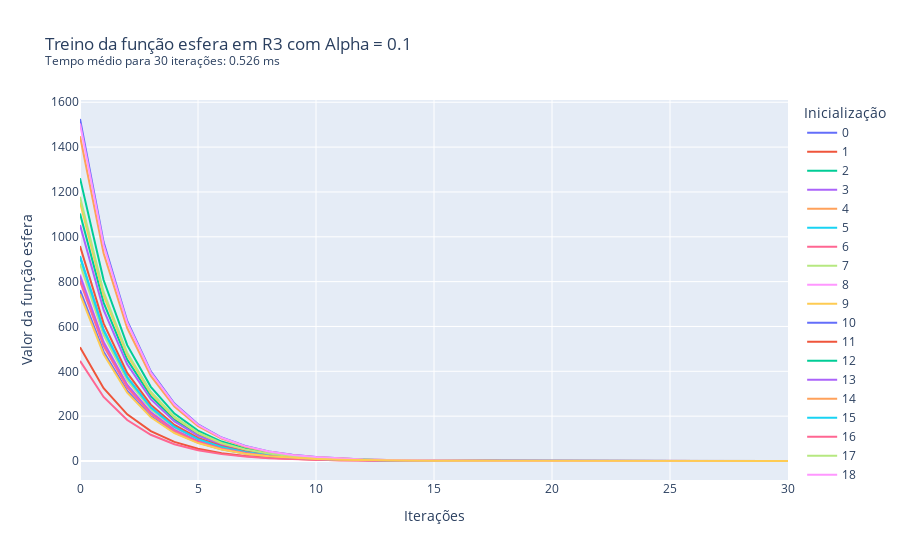

This figure's notebook cell:
### Markdown cell above
Caso 2.1: $\alpha$ = 0.1, treinamento por 30 iterações

### Code cell
treina_gradiente(1e-1, 3, 'esfera', 30)

### Figure 1 — Plotly figure (JSON) as saved in the notebook; plotly's stock layout.template omitted (floating-point values rounded to 4 significant figures)
{"data": [{"hovertemplate": "variable=0<br>index=%{x}<br>value=%{y}<extra></extra>", "legendgroup": "0", "line": {"color": "#636efa", "dash": "solid"}, "marker": {"symbol": "circle"}, "mode": "lines", "name": "0", "orientation": "v", "showlegend": true, "type": "scatter", "x": [0, 1, 2, 3, 4, 5, 6, 7, 8, 9, 10, 11, 12, 13, 14, 15, 16, 17, 18, 19, 20, 21, 22, 23, 24, 25, 26, 27, 28, 29, 30], "xaxis": "x", "y": [1525.0, 976.2, 624.8, 399.9, 255.9, 163.8, 104.8, 67.08, 42.93, 27.48, 17.59, 11.25, 7.203, 4.61, 2.95, 1.888, 1.208, 0.7734, 0.495, 0.3168, 0.2028, 0.1298, 0.08305, 0.05315, 0.03402, 0.02177, 0.01393, 0.008917, 0.005707, 0.003652, 0.002338], "yaxis": "y"}, {"hovertemplate": "variable=1<br>index=%{x}<br>value=%{y}<extra></extra>", "legendgroup": "1", "line": {"color": "#EF553B", "dash": "solid"}, "marker": {"symbol": "circle"}, "mode": "lines", "name": "1", "orientation": "v", "showlegend": true, "type": "scatter", "x": [0, 1, 2, 3, 4, 5, 6, 7, 8, 9, 10, 11, 12, 13, 14, 15, 16, 17, 18, 19, 20, 21, 22, 23, 24, 25, 26, 27, 28, 29, 30], "xaxis": "x", "y": [507.8, 325.0, 208.0, 133.1, 85.19, 54.52, 34.89, 22.33, 14.29, 9.147, 5.854, 3.747, 2.398, 1.535, 0.9822, 0.6286, 0.4023, 0.2575, 0.1648, 0.1055, 0.06749, 0.0432, 0.02765, 0.01769, 0.01132, 0.007247, 0.004638, 0.002968, 0.0019, 0.001216, 0.0007782], "yaxis": "y"}, {"hovertemplate": "variable=2<br>index=%{x}<br>value=%{y}<extra></extra>", "legendgroup": "2", "line": {"color": "#00cc96", "dash": "solid"}, "marker": {"symbol": "circle"}, "mode": "lines", "name": "2", "orientation": "v", "showlegend": true, "type": "scatter", "x": [0, 1, 2, 3, 4, 5, 6, 7, 8, 9, 10, 11, 12, 13, 14, 15, 16, 17, 18, 19, 20, 21, 22, 23, 24, 25, 26, 27, 28, 29, 30], "xaxis": "x", "y": [1104.0, 706.4, 452.1, 289.3, 185.2, 118.5, 75.85, 48.54, 31.07, 19.88, 12.72, 8.144, 5.212, 3.336, 2.135, 1.366, 0.8744, 0.5596, 0.3582, 0.2292, 0.1467, 0.09389, 0.06009, 0.03846, 0.02461, 0.01575, 0.01008, 0.006452, 0.004129, 0.002643, 0.001691], "yaxis": "y"}, {"hovertemplate": "variable=3<br>index=%{x}<br>value=%{y}<extra></extra>", "legendgroup": "3", "line": {"color": "#ab63fa", "dash": "solid"}, "marker": {"symbol": "circle"}, "mode": "lines", "name": "3", "orientation": "v", "showlegend": true, "type": "scatter", "x": [0, 1, 2, 3, 4, 5, 6, 7, 8, 9, 10, 11, 12, 13, 14, 15, 16, 17, 18, 19, 20, 21, 22, 23, 24, 25, 26, 27, 28, 29, 30], "xaxis": "x", "y": [1053.0, 673.9, 431.3, 276.0, 176.7, 113.1, 72.36, 46.31, 29.64, 18.97, 12.14, 7.77, 4.973, 3.183, 2.037, 1.304, 0.8343, 0.5339, 0.3417, 0.2187, 0.14, 0.08958, 0.05733, 0.03669, 0.02348, 0.01503, 0.009619, 0.006156, 0.00394, 0.002521, 0.001614], "yaxis": "y"}, {"hovertemplate": "variable=4<br>index=%{x}<br>value=%{y}<extra></extra>", "legendgroup": "4", "line": {"color": "#FFA15A", "dash": "solid"}, "marker": {"symbol": "circle"}, "mode": "lines", "name": "4", "orientation": "v", "showlegend": true, "type": "scatter", "x": [0, 1, 2, 3, 4, 5, 6, 7, 8, 9, 10, 11, 12, 13, 14, 15, 16, 17, 18, 19, 20, 21, 22, 23, 24, 25, 26, 27, 28, 29, 30], "xaxis": "x", "y": [816.6, 522.6, 334.5, 214.1, 137.0, 87.69, 56.12, 35.92, 22.99, 14.71, 9.415, 6.026, 3.856, 2.468, 1.58, 1.011, 0.647, 0.4141, 0.265, 0.1696, 0.1085, 0.06947, 0.04446, 0.02846, 0.01821, 0.01166, 0.007459, 0.004774, 0.003055, 0.001955, 0.001251], "yaxis": "y"}, {"hovertemplate": "variable=5<br>index=%{x}<br>value=%{y}<extra></extra>", "legendgroup": "5", "line": {"color": "#19d3f3", "dash": "solid"}, "marker": {"symbol": "circle"}, "mode": "lines", "name": "5", "orientation": "v", "showlegend": true, "type": "scatter", "x": [0, 1, 2, 3, 4, 5, 6, 7, 8, 9, 10, 11, 12, 13, 14, 15, 16, 17, 18, 19, 20, 21, 22, 23, 24, 25, 26, 27, 28, 29, 30], "xaxis": "x", "y": [914.2, 585.1, 374.5, 239.6, 153.4, 98.16, 62.82, 40.21, 25.73, 16.47, 10.54, 6.745, 4.317, 2.763, 1.768, 1.132, 0.7243, 0.4635, 0.2967, 0.1899, 0.1215, 0.07777, 0.04977, 0.03185, 0.02039, 0.01305, 0.008351, 0.005344, 0.00342, 0.002189, 0.001401], "yaxis": "y"}, {"hovertemplate": "variable=6<br>index=%{x}<br>value=%{y}<extra></extra>", "legendgroup": "6", "line": {"color": "#FF6692", "dash": "solid"}, "marker": {"symbol": "circle"}, "mode": "lines", "name": "6", "orientation": "v", "showlegend": true, "type": "scatter", "x": [0, 1, 2, 3, 4, 5, 6, 7, 8, 9, 10, 11, 12, 13, 14, 15, 16, 17, 18, 19, 20, 21, 22, 23, 24, 25, 26, 27, 28, 29, 30], "xaxis": "x", "y": [446.5, 285.7, 182.9, 117.0, 74.9, 47.94, 30.68, 19.64, 12.57, 8.043, 5.147, 3.294, 2.108, 1.349, 0.8636, 0.5527, 0.3537, 0.2264, 0.1449, 0.09273, 0.05934, 0.03798, 0.02431, 0.01556, 0.009956, 0.006372, 0.004078, 0.00261, 0.00167, 0.001069, 0.0006842], "yaxis": "y"}, {"hovertemplate": "variable=7<br>index=%{x}<br>value=%{y}<extra></extra>", "legendgroup": "7", "line": {"color": "#B6E880", "dash": "solid"}, "marker": {"symbol": "circle"}, "mode": "lines", "name": "7", "orientation": "v", "showlegend": true, "type": "scatter", "x": [0, 1, 2, 3, 4, 5, 6, 7, 8, 9, 10, 11, 12, 13, 14, 15, 16, 17, 18, 19, 20, 21, 22, 23, 24, 25, 26, 27, 28, 29, 30], "xaxis": "x", "y": [879.6, 562.9, 360.3, 230.6, 147.6, 94.44, 60.44, 38.68, 24.76, 15.84, 10.14, 6.49, 4.154, 2.658, 1.701, 1.089, 0.6969, 0.446, 0.2854, 0.1827, 0.1169, 0.07483, 0.04789, 0.03065, 0.01962, 0.01255, 0.008034, 0.005142, 0.003291, 0.002106, 0.001348], "yaxis": "y"}, {"hovertemplate": "variable=8<br>index=%{x}<br>value=%{y}<extra></extra>", "legendgroup": "8", "line": {"color": "#FF97FF", "dash": "solid"}, "marker": {"symbol": "circle"}, "mode": "lines", "name": "8", "orientation": "v", "showlegend": true, "type": "scatter", "x": [0, 1, 2, 3, 4, 5, 6, 7, 8, 9, 10, 11, 12, 13, 14, 15, 16, 17, 18, 19, 20, 21, 22, 23, 24, 25, 26, 27, 28, 29, 30], "xaxis": "x", "y": [833.0, 533.1, 341.2, 218.4, 139.8, 89.45, 57.25, 36.64, 23.45, 15.01, 9.604, 6.147, 3.934, 2.518, 1.611, 1.031, 0.66, 0.4224, 0.2703, 0.173, 0.1107, 0.07087, 0.04535, 0.02903, 0.01858, 0.01189, 0.007609, 0.00487, 0.003117, 0.001995, 0.001277], "yaxis": "y"}, {"hovertemplate": "variable=9<br>index=%{x}<br>value=%{y}<extra></extra>", "legendgroup": "9", "line": {"color": "#FECB52", "dash": "solid"}, "marker": {"symbol": "circle"}, "mode": "lines", "name": "9", "orientation": "v", "showlegend": true, "type": "scatter", "x": [0, 1, 2, 3, 4, 5, 6, 7, 8, 9, 10, 11, 12, 13, 14, 15, 16, 17, 18, 19, 20, 21, 22, 23, 24, 25, 26, 27, 28, 29, 30], "xaxis": "x", "y": [1154.0, 738.8, 472.9, 302.6, 193.7, 124.0, 79.33, 50.77, 32.49, 20.8, 13.31, 8.518, 5.452, 3.489, 2.233, 1.429, 0.9147, 0.5854, 0.3746, 0.2398, 0.1535, 0.09821, 0.06285, 0.04023, 0.02575, 0.01648, 0.01055, 0.006749, 0.004319, 0.002764, 0.001769], "yaxis": "y"}, {"hovertemplate": "variable=10<br>index=%{x}<br>value=%{y}<extra></extra>", "legendgroup": "10", "line": {"color": "#636efa", "dash": "solid"}, "marker": {"symbol": "circle"}, "mode": "lines", "name": "10", "orientation": "v", "showlegend": true, "type": "scatter", "x": [0, 1, 2, 3, 4, 5, 6, 7, 8, 9, 10, 11, 12, 13, 14, 15, 16, 17, 18, 19, 20, 21, 22, 23, 24, 25, 26, 27, 28, 29, 30], "xaxis": "x", "y": [761.8, 487.5, 312.0, 199.7, 127.8, 81.8, 52.35, 33.5, 21.44, 13.72, 8.783, 5.621, 3.597, 2.302, 1.473, 0.943, 0.6035, 0.3863, 0.2472, 0.1582, 0.1013, 0.06481, 0.04148, 0.02654, 0.01699, 0.01087, 0.006958, 0.004453, 0.00285, 0.001824, 0.001167], "yaxis": "y"}, {"hovertemplate": "variable=11<br>index=%{x}<br>value=%{y}<extra></extra>", "legendgroup": "11", "line": {"color": "#EF553B", "dash": "solid"}, "marker": {"symbol": "circle"}, "mode": "lines", "name": "11", "orientation": "v", "showlegend": true, "type": "scatter", "x": [0, 1, 2, 3, 4, 5, 6, 7, 8, 9, 10, 11, 12, 13, 14, 15, 16, 17, 18, 19, 20, 21, 22, 23, 24, 25, 26, 27, 28, 29, 30], "xaxis": "x", "y": [958.9, 613.7, 392.8, 251.4, 160.9, 103.0, 65.9, 42.17, 26.99, 17.27, 11.06, 7.076, 4.528, 2.898, 1.855, 1.187, 0.7598, 0.4862, 0.3112, 0.1992, 0.1275, 0.08158, 0.05221, 0.03341, 0.02139, 0.01369, 0.008759, 0.005606, 0.003588, 0.002296, 0.00147], "yaxis": "y"}, {"hovertemplate": "variable=12<br>index=%{x}<br>value=%{y}<extra></extra>", "legendgroup": "12", "line": {"color": "#00cc96", "dash": "solid"}, "marker": {"symbol": "circle"}, "mode": "lines", "name": "12", "orientation": "v", "showlegend": true, "type": "scatter", "x": [0, 1, 2, 3, 4, 5, 6, 7, 8, 9, 10, 11, 12, 13, 14, 15, 16, 17, 18, 19, 20, 21, 22, 23, 24, 25, 26, 27, 28, 29, 30], "xaxis": "x", "y": [1261.0, 807.3, 516.7, 330.7, 211.6, 135.4, 86.69, 55.48, 35.51, 22.72, 14.54, 9.308, 5.957, 3.813, 2.44, 1.562, 0.9994, 0.6396, 0.4094, 0.262, 0.1677, 0.1073, 0.06868, 0.04396, 0.02813, 0.018, 0.01152, 0.007374, 0.00472, 0.003021, 0.001933], "yaxis": "y"}, {"hovertemplate": "variable=13<br>index=%{x}<br>value=%{y}<extra></extra>", "legendgroup": "13", "line": {"color": "#ab63fa", "dash": "solid"}, "marker": {"symbol": "circle"}, "mode": "lines", "name": "13", "orientation": "v", "showlegend": true, "type": "scatter", "x": [0, 1, 2, 3, 4, 5, 6, 7, 8, 9, 10, 11, 12, 13, 14, 15, 16, 17, 18, 19, 20, 21, 22, 23, 24, 25, 26, 27, 28, 29, 30], "xaxis": "x", "y": [827.4, 529.5, 338.9, 216.9, 138.8, 88.84, 56.86, 36.39, 23.29, 14.9, 9.539, 6.105, 3.907, 2.501, 1.6, 1.024, 0.6555, 0.4195, 0.2685, 0.1718, 0.11, 0.07039, 0.04505, 0.02883, 0.01845, 0.01181, 0.007558, 0.004837, 0.003096, 0.001981, 0.001268], "yaxis": "y"}, {"hovertemplate": "variable=14<br>index=%{x}<br>value=%{y}<extra></extra>", "legendgroup": "14", "line": {"color": "#FFA15A", "dash": "solid"}, "marker": {"symbol": "circle"}, "mode": "lines", "name": "14", "orientation": "v", "showlegend": true, "type": "scatter", "x": [0, 1, 2, 3, 4, 5, 6, 7, 8, 9, 10, 11, 12, 13, 14, 15, 16, 17, 18, 19, 20, 21, 22, 23, 24, 25, 26, 27, 28, 29, 30], "xaxis": "x", "y": [1448.0, 926.8, 593.2, 379.6, 243.0, 155.5, 99.51, 63.69, 40.76, 26.09, 16.7, 10.69, 6.839, 4.377, 2.801, 1.793, 1.147, 0.7343, 0.4699, 0.3008, 0.1925, 0.1232, 0.07884, 0.05046, 0.03229, 0.02067, 0.01323, 0.008466, 0.005418, 0.003468, 0.002219], "yaxis": "y"}, {"hovertemplate": "variable=15<br>index=%{x}<br>value=%{y}<extra></extra>", "legendgroup": "15", "line": {"color": "#19d3f3", "dash": "solid"}, "marker": {"symbol": "circle"}, "mode": "lines", "name": "15", "orientation": "v", "showlegend": true, "type": "scatter", "x": [0, 1, 2, 3, 4, 5, 6, 7, 8, 9, 10, 11, 12, 13, 14, 15, 16, 17, 18, 19, 20, 21, 22, 23, 24, 25, 26, 27, 28, 29, 30], "xaxis": "x", "y": [908.9, 581.7, 372.3, 238.3, 152.5, 97.59, 62.46, 39.97, 25.58, 16.37, 10.48, 6.706, 4.292, 2.747, 1.758, 1.125, 0.7201, 0.4609, 0.2949, 0.1888, 0.1208, 0.07732, 0.04948, 0.03167, 0.02027, 0.01297, 0.008302, 0.005313, 0.0034, 0.002176, 0.001393], "yaxis": "y"}, {"hovertemplate": "variable=16<br>index=%{x}<br>value=%{y}<extra></extra>", "legendgroup": "16", "line": {"color": "#FF6692", "dash": "solid"}, "marker": {"symbol": "circle"}, "mode": "lines", "name": "16", "orientation": "v", "showlegend": true, "type": "scatter", "x": [0, 1, 2, 3, 4, 5, 6, 7, 8, 9, 10, 11, 12, 13, 14, 15, 16, 17, 18, 19, 20, 21, 22, 23, 24, 25, 26, 27, 28, 29, 30], "xaxis": "x", "y": [802.6, 513.7, 328.8, 210.4, 134.7, 86.18, 55.16, 35.3, 22.59, 14.46, 9.254, 5.922, 3.79, 2.426, 1.553, 0.9936, 0.6359, 0.407, 0.2605, 0.1667, 0.1067, 0.06828, 0.0437, 0.02797, 0.0179, 0.01146, 0.007332, 0.004692, 0.003003, 0.001922, 0.00123], "yaxis": "y"}, {"hovertemplate": "variable=17<br>index=%{x}<br>value=%{y}<extra></extra>", "legendgroup": "17", "line": {"color": "#B6E880", "dash": "solid"}, "marker": {"symbol": "circle"}, "mode": "lines", "name": "17", "orientation": "v", "showlegend": true, "type": "scatter", "x": [0, 1, 2, 3, 4, 5, 6, 7, 8, 9, 10, 11, 12, 13, 14, 15, 16, 17, 18, 19, 20, 21, 22, 23, 24, 25, 26, 27, 28, 29, 30], "xaxis": "x", "y": [1178.0, 754.1, 482.6, 308.9, 197.7, 126.5, 80.97, 51.82, 33.17, 21.23, 13.58, 8.694, 5.564, 3.561, 2.279, 1.459, 0.9335, 0.5975, 0.3824, 0.2447, 0.1566, 0.1002, 0.06415, 0.04106, 0.02628, 0.01682, 0.01076, 0.006888, 0.004409, 0.002821, 0.001806], "yaxis": "y"}, {"hovertemplate": "variable=18<br>index=%{x}<br>value=%{y}<extra></extra>", "legendgroup": "18", "line": {"color": "#FF97FF", "dash": "solid"}, "marker": {"symbol": "circle"}, "mode": "lines", "name": "18", "orientation": "v", "showlegend": true, "type": "scatter", "x": [0, 1, 2, 3, 4, 5, 6, 7, 8, 9, 10, 11, 12, 13, 14, 15, 16, 17, 18, 19, 20, 21, 22, 23, 24, 25, 26, 27, 28, 29, 30], "xaxis": "x", "y": [1505.0, 963.3, 616.5, 394.6, 252.5, 161.6, 103.4, 66.2, 42.37, 27.12, 17.35, 11.11, 7.108, 4.549, 2.912, 1.863, 1.193, 0.7632, 0.4885, 0.3126, 0.2001, 0.1281, 0.08195, 0.05245, 0.03357, 0.02148, 0.01375, 0.0088, 0.005632, 0.003604, 0.002307], "yaxis": "y"}, {"hovertemplate": "variable=19<br>index=%{x}<br>value=%{y}<extra></extra>", "legendgroup": "19", "line": {"color": "#FECB52", "dash": "solid"}, "marker": {"symbol": "circle"}, "mode": "lines", "name": "19", "orientation": "v", "showlegend": true, "type": "scatter", "x": [0, 1, 2, 3, 4, 5, 6, 7, 8, 9, 10, 11, 12, 13, 14, 15, 16, 17, 18, 19, 20, 21, 22, 23, 24, 25, 26, 27, 28, 29, 30], "xaxis": "x", "y": [744.2, 476.3, 304.8, 195.1, 124.9, 79.91, 51.14, 32.73, 20.95, 13.41, 8.581, 5.492, 3.515, 2.249, 1.44, 0.9213, 0.5897, 0.3774, 0.2415, 0.1546, 0.09893, 0.06331, 0.04052, 0.02593, 0.0166, 0.01062, 0.006798, 0.004351, 0.002785, 0.001782, 0.001141], "yaxis": "y"}], "layout": {"legend": {"title": {"text": "Inicialização"}, "tracegroupgap": 0}, "title": {"text": "Treino da função esfera em R3 com Alpha = 0.1<br><sup>Tempo médio para 30 iterações: 0.526 ms</sup>"}, "xaxis": {"anchor": "y", "domain": [0, 1], "title": {"text": "Iterações"}}, "yaxis": {"anchor": "x", "domain": [0, 1], "title": {"text": "Valor da função esfera"}}}}
